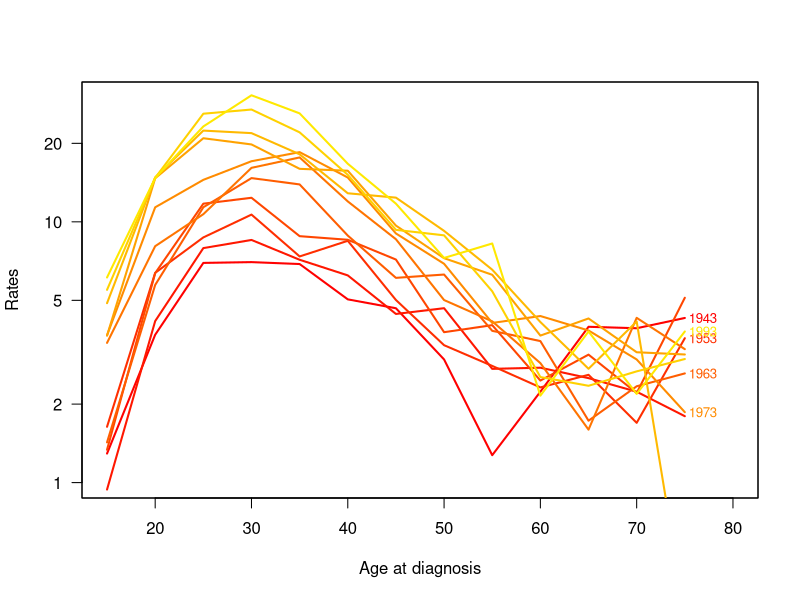
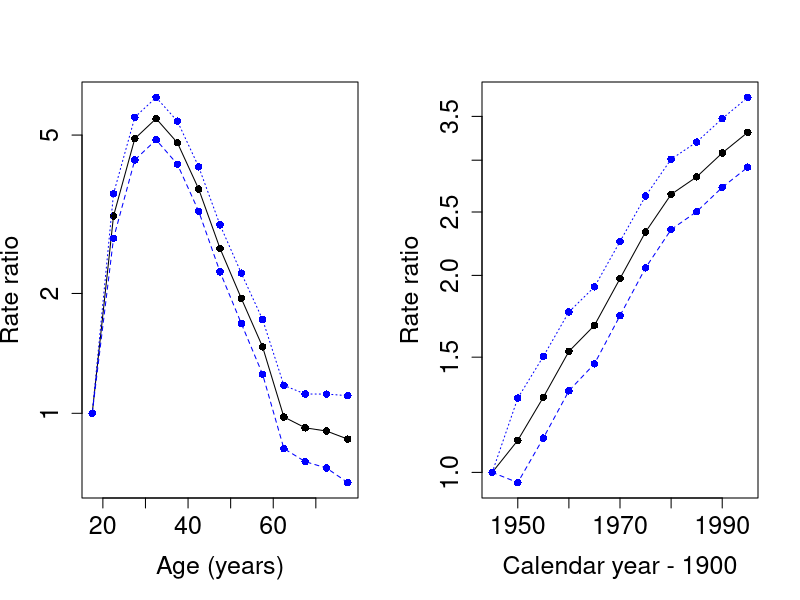
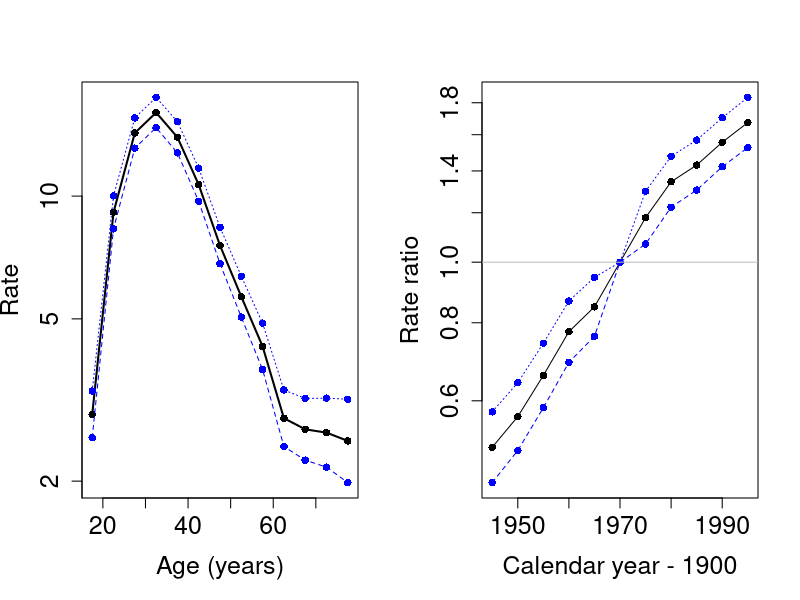
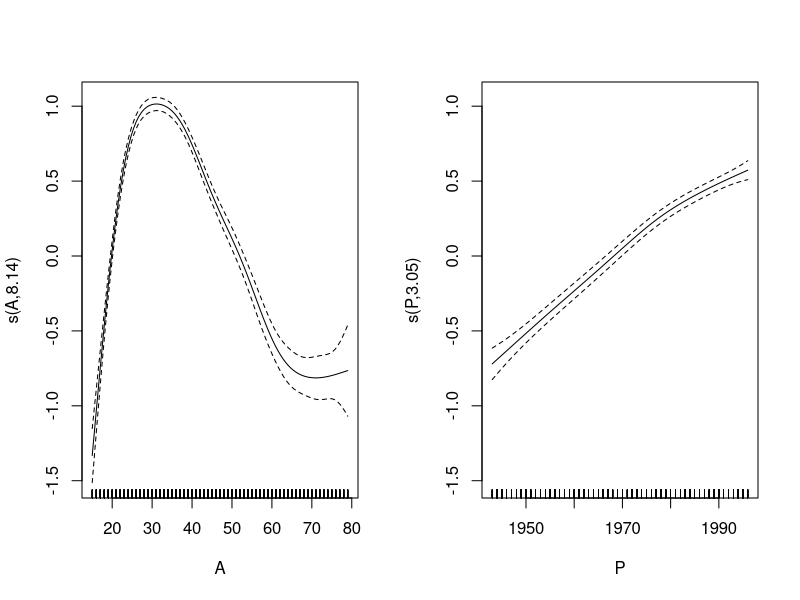
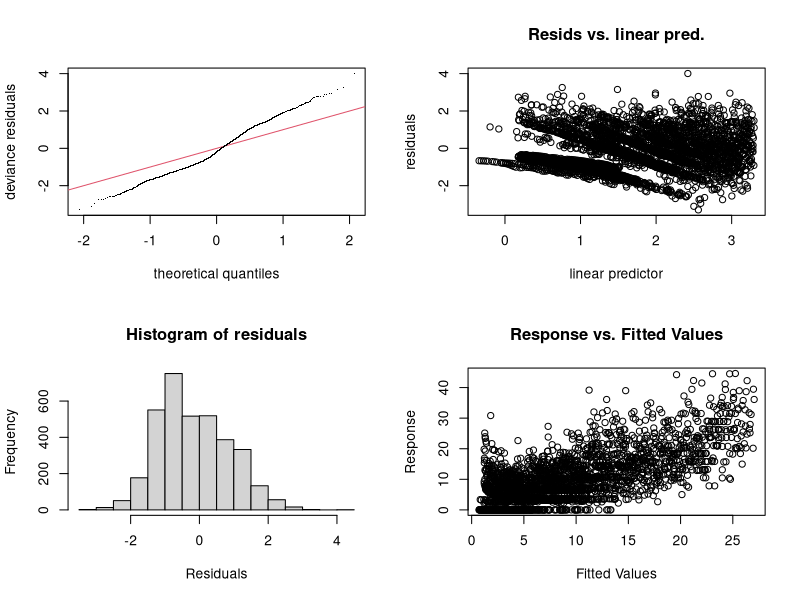
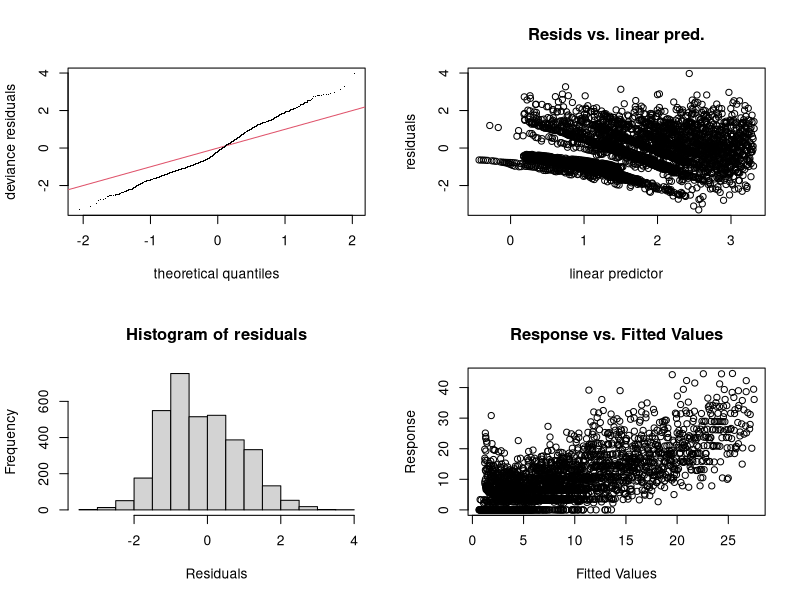
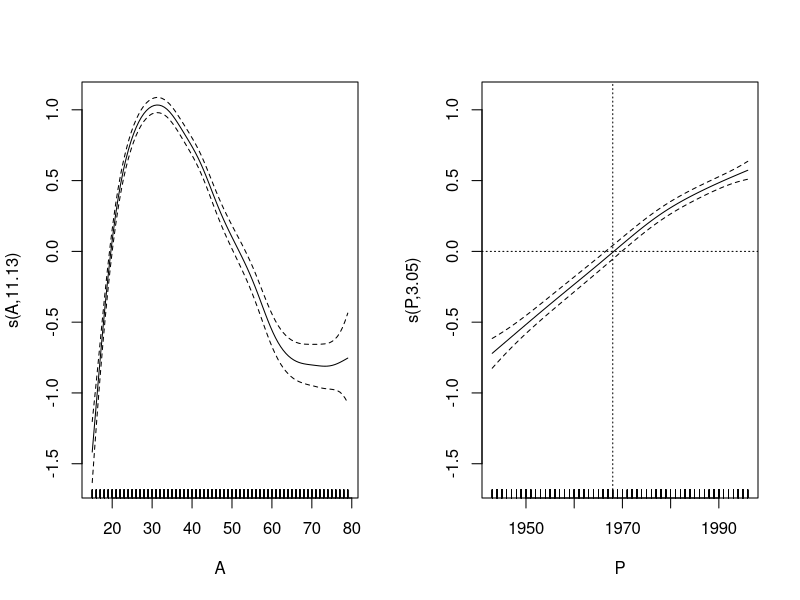
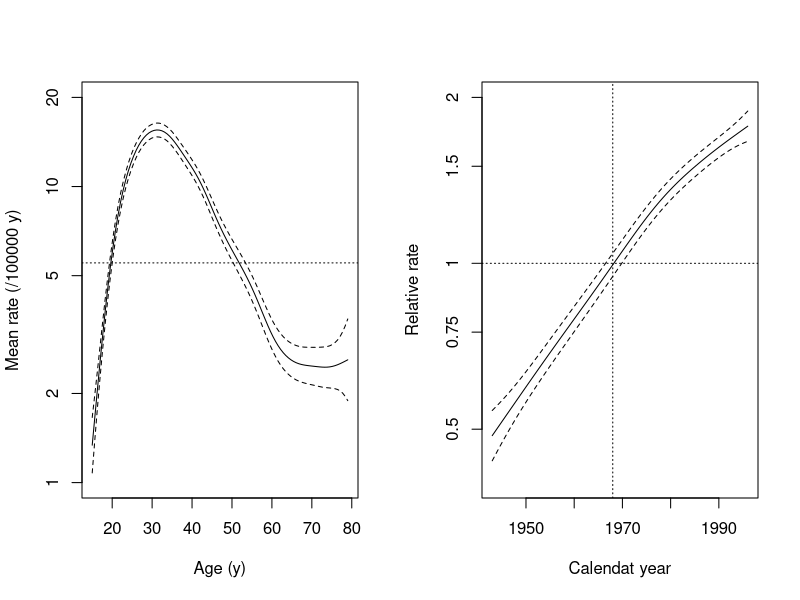

Write R code to recreate these figures, in order.
## ---- chunk 1
knitr::opts_chunk$set(results = "hide", fig.show="hide", messages=FALSE, keep.source = TRUE, include = TRUE, eps = FALSE, prefix.string = "./graph/cont-eff")
## ---- chunk 2
# opt <- options()
# options( width=90,
#          SweaveHooks=list( fig=function()
#          par(mar=c(3,3,1,1),mgp=c(3,1,0)/1.6,las=1,bty="n") ) )
## ---- chunk 3
library(Epi)
library(mgcv)
data(testisDK)
str(testisDK)
summary(testisDK)
head(testisDK)
## ---- chunk 4
tdk <- subset(testisDK, A > 14 & A < 80)
tdk$Age <- cut(tdk$A, br = 5 * (3:16), include.lowest = TRUE, right = FALSE)
nAge <- length(levels(tdk$Age))
tdk$Per <- cut(tdk$P,
  br = seq(1943, 1998, by = 5),
  include.lowest = TRUE, right = FALSE)
nPer <- length(levels(tdk$Per))
## ---- chunk 5
tab <- stat.table(
  index = list(Age, Per),
  contents = list(
    D = sum(D),
    Y = sum(Y / 1000),
    rate = ratio(D, Y, 10^5)
  ),
  margins = TRUE,
  data = tdk
)
str(tab)
## ---- chunk 6
par(mfrow = c(1, 1))
rateplot(
  rates = tab[3, 1:nAge, 1:nPer], which = "ap", ylim = c(1, 30),
  age = seq(15, 75, 5), per = seq(1943, 1993, 5),
  col = heat.colors(16), ann = TRUE
)
## ---- chunk 7
tdk$Y <- tdk$Y / 100000
mCat <- glm(cbind(D, Y) ~ Age + Per,
  family = poisreg(link = log), data = tdk )
round(ci.exp(mCat), 2)
## ---- chunk 8
aMid <- seq(17.5, 77.5, by = 5)
pMid <- seq(1945, 1995, by = 5)
par(mfrow=c(1,2))
matplot(aMid, rbind(c(1,1,1), ci.exp(mCat)[2:13, ]), type = "o", pch = 16,
   log = "y", cex.lab = 1.5, cex.axis = 1.5, 
   col = c("black", "blue", "blue"),
  xlab = "Age (years)", ylab = "Rate ratio" )
matplot(pMid, rbind(c(1,1,1), ci.exp(mCat)[14:23, ]), type = "o", pch = 16,
   log = "y", cex.lab = 1.5, cex.axis = 1.5, 
   col = c("black", "blue", "blue"),
  xlab = "Calendar year - 1900", ylab = "Rate ratio" )
## ---- chunk 9
tdk$Per70 <- Relevel(tdk$Per, ref = 6)
mCat2 <- glm(cbind(D, Y) ~ -1 + Age + Per70,
  family = poisreg(link = log), data = tdk )
round(ci.exp(mCat2), 2)
## ---- chunk 10
par(mfrow = c(1, 2))
matplot(aMid, ci.exp(mCat2)[1:13, ], type = "o", pch = 16, lwd=c(2,1,1),  
   log = "y", cex.lab = 1.5, cex.axis = 1.5, 
   col = c("black", "blue", "blue"),
  xlab = "Age (years)", ylab = "Rate" )
matplot(pMid, rbind(ci.exp(mCat2)[14:18, ], 
                    c(1,1,1), ci.exp(mCat2)[19:23, ]),
        type = "o", pch = 16, log = "y", cex.lab = 1.5, cex.axis = 1.5,
         col = c("black", "blue", "blue"),
        xlab = "Calendar year - 1900", ylab = "Rate ratio" )
abline(h = 1, col = "gray")
## ---- chunk 11
mPen <- mgcv::gam(cbind(D, Y) ~ s(A) + s(P),
  family = poisreg(link = log), data = tdk
)
summary(mPen)
## ---- chunk 12
par(mfrow = c(1, 2))
plot(mPen, se=2, seWithMean = TRUE)
## ---- chunk 13
par(mfrow = c(2, 2))
gam.check(mPen)
## ---- chunk 14
mPen2 <- mgcv::gam(cbind(D, Y) ~ s(A, k = 20) + s(P),
  family = poisreg(link = log), data = tdk
)
summary(mPen2)
## ---- chunk 15
par(mfrow = c(2, 2))
gam.check(mPen2)
## ---- chunk 16
par(mfrow = c(1, 2))
plot(mPen2, seWithMean = TRUE)
abline(v = 1968, h = 0, lty = 3)
## ---- chunk 17
icpt <- coef(mPen2)[1]
par(mfrow = c(1, 2))
plot(mPen2, 
  seWithMean = TRUE, select = 1, rug = FALSE,
  yaxt="n",  ylim = c(log(1), log(20)) - icpt,
  xlab = "Age (y)", ylab = "Mean rate (/100000 y)"
)
axis(2, at = log(c(1, 2, 5, 10, 20)) - icpt, 
     labels = c(1, 2, 5, 10, 20))
abline(h = 0, lty=3)
plot(mPen2,
  seWithMean = TRUE, select = 2, rug = FALSE,
  yaxt = "n", ylim = c(log(0.4), log(2)),
  xlab = "Calendat year", ylab = "Relative rate"
)
axis(2, at = log(c(0.5, 0.75, 1, 1.5, 2)), 
     labels = c(0.5, 0.75, 1, 1.5, 2))
abline(v = 1968, h = 0, lty = 3)
